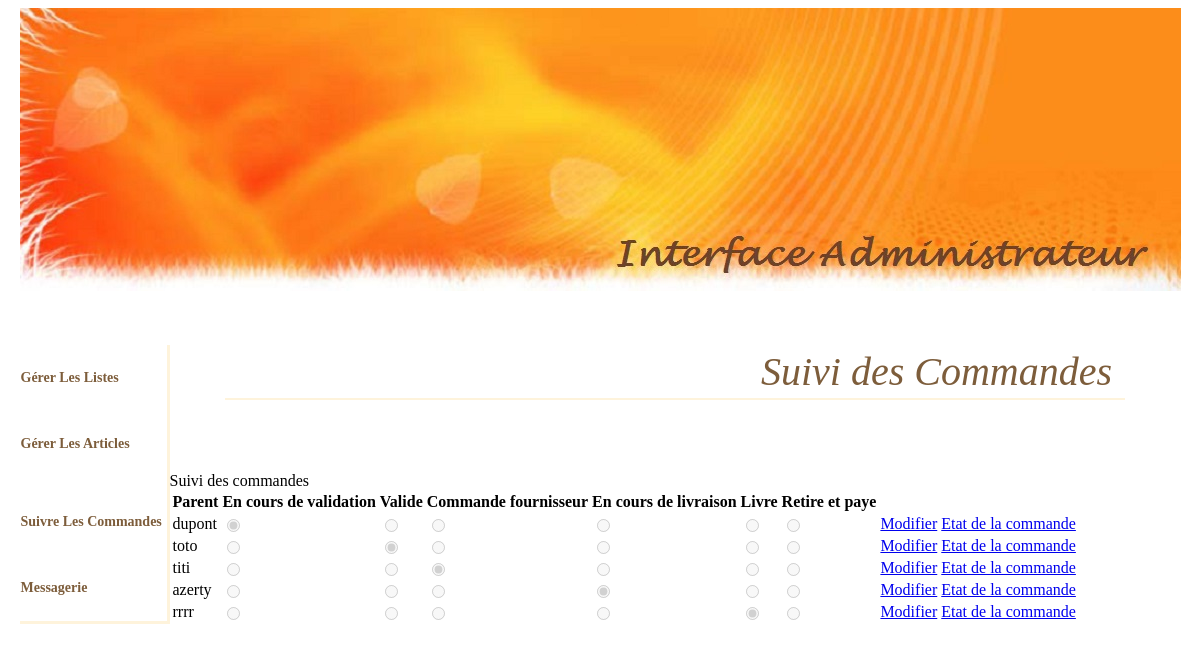
Page /admin/suivi_commande/suivi.php on the committed database.
### tables this page shows
CREATE TABLE Commande(
	id_commande INT AUTO_INCREMENT NOT NULL,
	date_cmd DATE,
	etat INT,
	id_parent INT NOT NULL,
	PRIMARY KEY (id_commande),
	FOREIGN KEY (id_parent) REFERENCES Parent (id_parent)
);

CREATE TABLE Parent(
	id_parent INT AUTO_INCREMENT NOT NULL,
	nom_parent VARCHAR(40),
	mdp_parent VARCHAR(40),
	email_parent VARCHAR(40),
	tel_parent VARCHAR(20),
	nb_enfants INT,
	droits_parents TINYINT(1),
	PRIMARY KEY (id_parent)
);

### lib/lib_db.class.php (called while the page is built, shortened)
<?php
class DB_connection
{
	private $_connection;
	private $_result;
	public function DB_connection()
	{
		$this->_hostname = HOST;
		$this->_username = USER;
		$this->_password = PASS;
		$this->_database = DB;
		$this->_connection = @mysqli_connect($this->_hostname, $this->_username, $this->_password, $this->_database) or die ("Erreur de connexion &acirc; la base. ".mysql_error());
	}
	public function DB_query($requete)
	{
		$this->_result = @mysqli_query($this->_connection, $requete) or die ("Probl&egrave;me dans l'ex&eacute;cution de la requ&ecirc;te : $requete. ".mysql_error());
		return $this->_result;
	}
	public function DB_object()
	{
		$this->_row = @mysqli_fetch_object($this->_result);
		return $this->_row;
	}
}
?>

### web/admin/suivi_commande/suivi.php (the view, shortened to what this page needs)
<html>
	<head>
		<link rel="stylesheet" type="text/css" href="../../../css/style_page.css" />
		<link rel="stylesheet" type="text/css" href="../../../css/style1.css" />
	<head>
	<body>
		<header class="tete">
			<img src="../../../img/header.jpg" alt="header">
		<header>
		<?php require_once('../nav.php')?>
		<table width="900" align="center" class="entete">
<tr>
<td ><div align="right">Suivi des Commandes</div></td>
</tr>
</table>
<br>
<br>
<br>
<br>
<div id="page">
<?php
	$requete = 'SELECT p.nom_parent, c.etat, c.id_commande FROM Parent as p, Commande as c WHERE p.id_parent = c.id_parent';
	$db = new DB_connection();
	$db->DB_query($requete);
	echo 'Suivi des commandes';
	echo "<table>
			<tr>
				<th>Parent</th>
				<th>En cours de validation</th>
				<th>Valide</th>
				<th>Commande fournisseur</th>
				<th>En cours de livraison</th>
				<th>Livre</th>
				<th>Retire et paye</th>
				<th></th>
				<th></th>
			</tr>";
	if (isset($_GET['com']))
	{
		$commande = $_GET['com'];
	}
	else
	{
		$commande = "";
	}
	while($suiv = $db->DB_object())
	{
		echo "<tr><td>".$suiv->nom_parent."</td>";
		if ($commande != $suiv->id_commande)
		{
			for ($i=1; $i<=6; $i++) {
				if($suiv->etat == $i)
				{
					echo '<td><input type="radio" name="suivi'.$suiv->nom_parent.'" value="'.$i.'" checked disabled></td>';
				}
				else
				{
					echo '<td><input type="radio" name="suivi'.$suiv->nom_parent.'" value="'.$i.'" disabled></td>';
				}
			}
			echo '<td><a id="modifier'.$suiv->nom_parent.'" value="Modifier" href="suivi.php?com='.$suiv->id_commande.'">Modifier</a></td>';
			echo '<td><a id="fancy" value="commande'.$suiv->nom_parent.'" href="commande.php?com='.$suiv->id_commande.'&nom='.$suiv->nom_parent.'">Etat de la commande</a></td>';
			echo "</tr>";
		}
	}
	echo "</table>";
?>
</div>
</body>
</html>

### css/style_page.css (style rules this page uses)
.tete { margin-left:auto; margin-right:auto; width: 1161px; }

### css/style1.css (style rules this page uses)
table.entete { border-width:0px 0px 2px 0px; border-style:solid dotted; border-color: #FEF3DB; padding:0 10px; font-family: "Palatino Linotype", "Book Antiqua", Palatino, serif; font-size: 40px; color: #7d5d3b; text-decoration: none; color: bleu; font-style: italic; }

### web/admin/suivi_commande/suivi.php (style rules this page uses)
body { background-image:none; }

### rows in the picture
commande: id_parent.nom_parent "dupont"
commande: id_parent.nom_parent "toto"
commande: id_parent.nom_parent "titi"
commande: id_parent.nom_parent "azerty"
commande: id_parent.nom_parent "rrrr"
